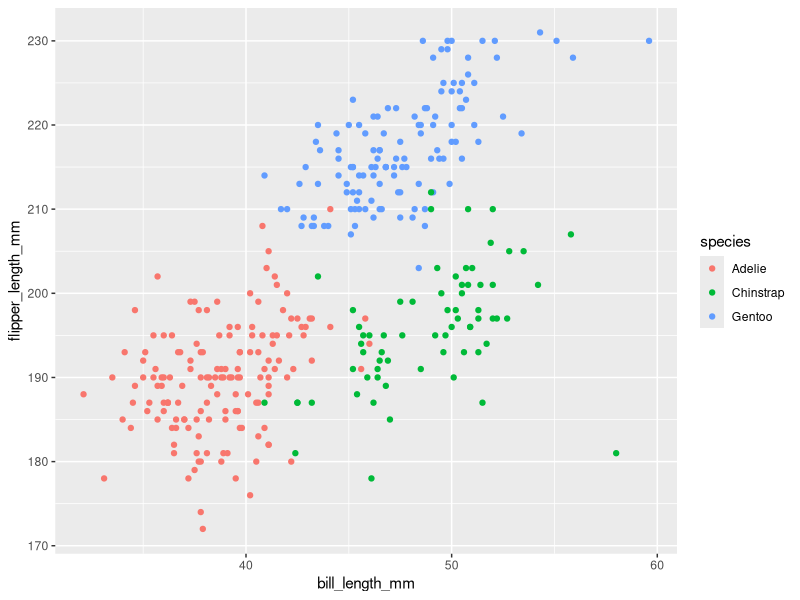
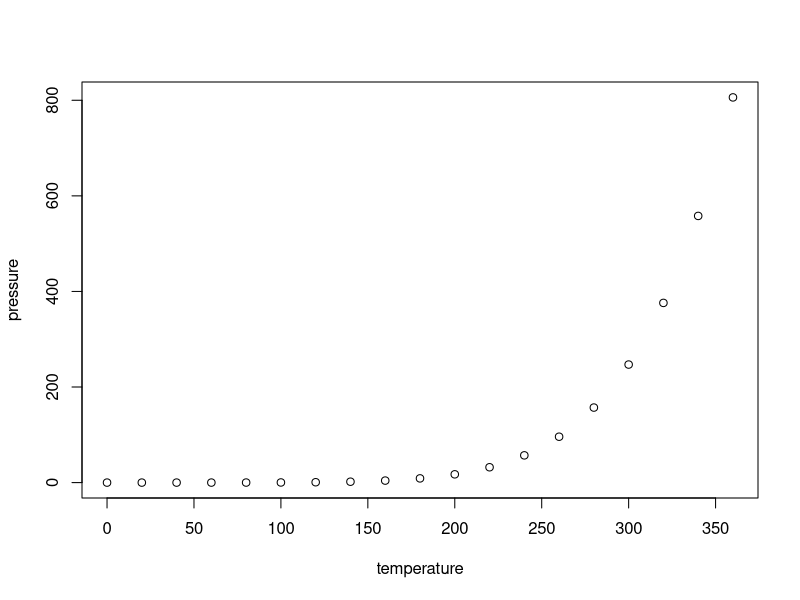
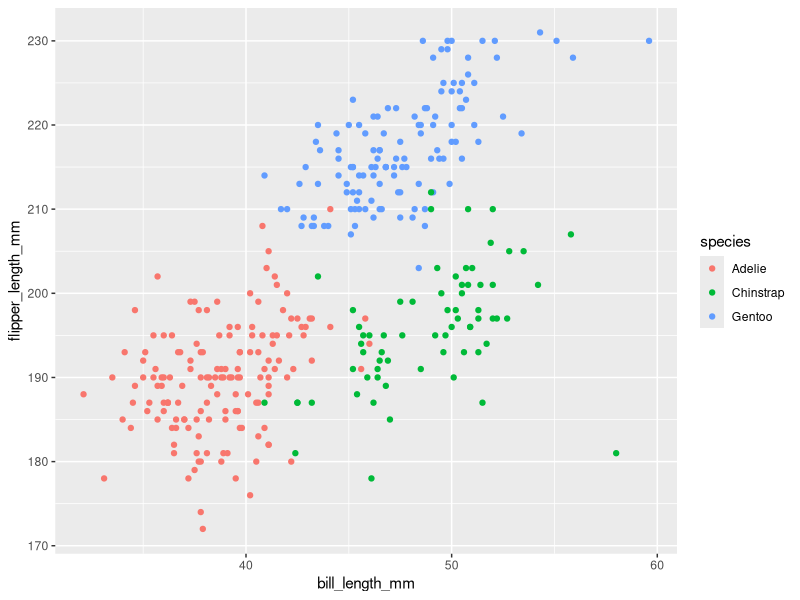

These charts were generated, in order, by the following R code:
## ---- chunk 1
knitr::opts_chunk$set(echo = TRUE)
## ---- chunk 2
data("penguins", package = "palmerpenguins")
## ---- chunk 3
library(ggplot2)
plotp = ggplot(penguins, aes(x = bill_length_mm, y = flipper_length_mm, color = species)) + geom_point()
plotp
## ---- chunk 4
ggsave("penguins scatter plot.pdf", plot=plotp)
## ---- chunk 5

## ---- chunk 6
summary(cars)
## ---- chunk 7
plot(pressure)
